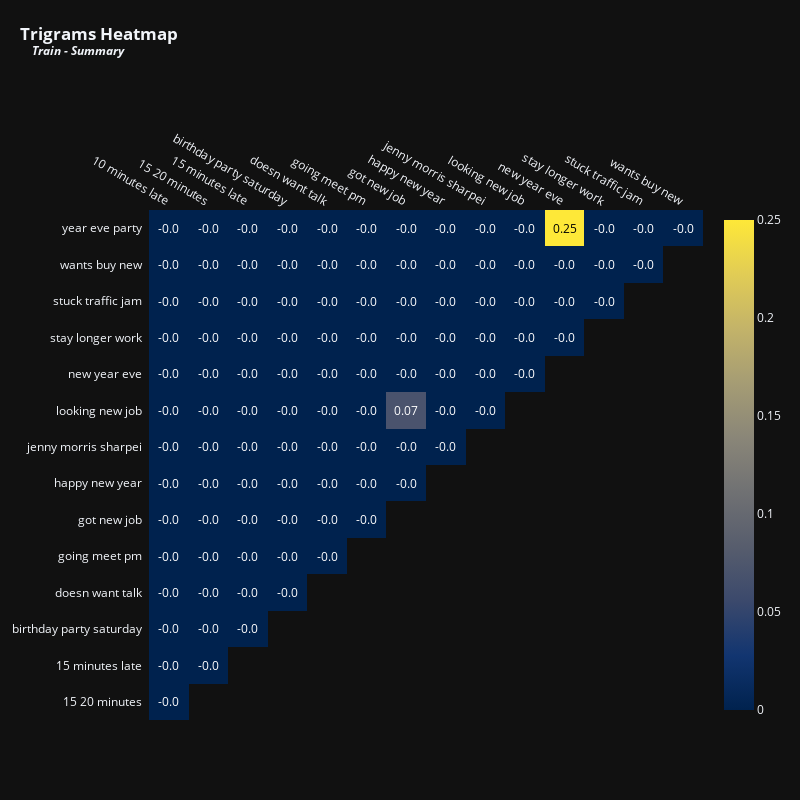

Write notebook code for a chart like this one.
### Code cell
vectorizer = TfidfVectorizer(max_features = 15,stop_words = 'english',ngram_range = (3,3)) # Top 15 terms
x = vectorizer.fit_transform(train['summary'].fillna(''))
df_tfidfvect = pd.DataFrame(x.toarray(), columns=vectorizer.get_feature_names_out())
plot_correlation(df_tfidfvect, 'Trigrams', 'Train - Summary', 800, 800, 12)

### Figure 1 — Plotly figure (JSON) as saved in the notebook; plotly's stock layout.template omitted (floating-point values rounded to 4 significant figures)
{"data": [{"colorscale": [[0, "#00224e"], [0.1111, "#123570"], [0.2222, "#3b496c"], [0.3333, "#575d6d"], [0.4444, "#707173"], [0.5556, "#8a8678"], [0.6667, "#a59c74"], [0.7778, "#c3b369"], [0.8889, "#e1cc55"], [1, "#fee838"]], "reversescale": false, "showscale": false, "type": "heatmap", "x": ["10 minutes late", "15 20 minutes", "15 minutes late", "birthday party saturday", "doesn want talk", "going meet pm", "got new job", "happy new year", "jenny morris sharpei", "looking new job", "new year eve", "stay longer work", "stuck traffic jam", "wants buy new"], "y": ["year eve party", "wants buy new", "stuck traffic jam", "stay longer work", "new year eve", "looking new job", "jenny morris sharpei", "happy new year", "got new job", "going meet pm", "doesn want talk", "birthday party saturday", "15 minutes late", "15 20 minutes"], "z": [[0, 0, 0, 0, 0, 0, 0, 0, 0, 0, 0.25, 0, 0, 0], [0, 0, 0, 0, 0, 0, 0, 0, 0, 0, 0, 0, 0], [0, 0, 0, 0, 0, 0, 0, 0, 0, 0, 0, 0], [0, 0, 0, 0, 0, 0, 0, 0, 0, 0, 0], [0, 0, 0, 0, 0, 0, 0, 0, 0, 0], [0, 0, 0, 0, 0, 0, 0.07, 0, 0], [0, 0, 0, 0, 0, 0, 0, 0], [0, 0, 0, 0, 0, 0, 0], [0, 0, 0, 0, 0, 0], [0, 0, 0, 0, 0], [0, 0, 0, 0], [0, 0, 0], [0, 0], [0]]}, {"colorscale": [[0, "#00224e"], [0.1111, "#123570"], [0.2222, "#3b496c"], [0.3333, "#575d6d"], [0.4444, "#707173"], [0.5556, "#8a8678"], [0.6667, "#a59c74"], [0.7778, "#c3b369"], [0.8889, "#e1cc55"], [1, "#fee838"]], "showscale": true, "type": "heatmap", "visible": true, "z": [[0, 0, 0, 0, 0, 0, 0, 0, 0, 0, 0.25, 0, 0, 0], [0, 0, 0, 0, 0, 0, 0, 0, 0, 0, 0, 0, 0], [0, 0, 0, 0, 0, 0, 0, 0, 0, 0, 0, 0], [0, 0, 0, 0, 0, 0, 0, 0, 0, 0, 0], [0, 0, 0, 0, 0, 0, 0, 0, 0, 0], [0, 0, 0, 0, 0, 0, 0.07, 0, 0], [0, 0, 0, 0, 0, 0, 0, 0], [0, 0, 0, 0, 0, 0, 0], [0, 0, 0, 0, 0, 0], [0, 0, 0, 0, 0], [0, 0, 0, 0], [0, 0, 0], [0, 0], [0]]}], "layout": {"annotations": [{"font": {"color": "#FFFFFF", "size": 12}, "showarrow": false, "text": "-0.0", "x": "10 minutes late", "xref": "x", "y": "year eve party", "yref": "y"}, {"font": {"color": "#FFFFFF", "size": 12}, "showarrow": false, "text": "-0.0", "x": "15 20 minutes", "xref": "x", "y": "year eve party", "yref": "y"}, {"font": {"color": "#FFFFFF", "size": 12}, "showarrow": false, "text": "-0.0", "x": "15 minutes late", "xref": "x", "y": "year eve party", "yref": "y"}, {"font": {"color": "#FFFFFF", "size": 12}, "showarrow": false, "text": "-0.0", "x": "birthday party saturday", "xref": "x", "y": "year eve party", "yref": "y"}, {"font": {"color": "#FFFFFF", "size": 12}, "showarrow": false, "text": "-0.0", "x": "doesn want talk", "xref": "x", "y": "year eve party", "yref": "y"}, {"font": {"color": "#FFFFFF", "size": 12}, "showarrow": false, "text": "-0.0", "x": "going meet pm", "xref": "x", "y": "year eve party", "yref": "y"}, {"font": {"color": "#FFFFFF", "size": 12}, "showarrow": false, "text": "-0.0", "x": "got new job", "xref": "x", "y": "year eve party", "yref": "y"}, {"font": {"color": "#FFFFFF", "size": 12}, "showarrow": false, "text": "-0.0", "x": "happy new year", "xref": "x", "y": "year eve party", "yref": "y"}, {"font": {"color": "#FFFFFF", "size": 12}, "showarrow": false, "text": "-0.0", "x": "jenny morris sharpei", "xref": "x", "y": "year eve party", "yref": "y"}, {"font": {"color": "#FFFFFF", "size": 12}, "showarrow": false, "text": "-0.0", "x": "looking new job", "xref": "x", "y": "year eve party", "yref": "y"}, {"font": {"color": "#000000", "size": 12}, "showarrow": false, "text": "0.25", "x": "new year eve", "xref": "x", "y": "year eve party", "yref": "y"}, {"font": {"color": "#FFFFFF", "size": 12}, "showarrow": false, "text": "-0.0", "x": "stay longer work", "xref": "x", "y": "year eve party", "yref": "y"}, {"font": {"color": "#FFFFFF", "size": 12}, "showarrow": false, "text": "-0.0", "x": "stuck traffic jam", "xref": "x", "y": "year eve party", "yref": "y"}, {"font": {"color": "#FFFFFF", "size": 12}, "showarrow": false, "text": "-0.0", "x": "wants buy new", "xref": "x", "y": "year eve party", "yref": "y"}, {"font": {"color": "#FFFFFF", "size": 12}, "showarrow": false, "text": "-0.0", "x": "10 minutes late", "xref": "x", "y": "wants buy new", "yref": "y"}, {"font": {"color": "#FFFFFF", "size": 12}, "showarrow": false, "text": "-0.0", "x": "15 20 minutes", "xref": "x", "y": "wants buy new", "yref": "y"}, {"font": {"color": "#FFFFFF", "size": 12}, "showarrow": false, "text": "-0.0", "x": "15 minutes late", "xref": "x", "y": "wants buy new", "yref": "y"}, {"font": {"color": "#FFFFFF", "size": 12}, "showarrow": false, "text": "-0.0", "x": "birthday party saturday", "xref": "x", "y": "wants buy new", "yref": "y"}, {"font": {"color": "#FFFFFF", "size": 12}, "showarrow": false, "text": "-0.0", "x": "doesn want talk", "xref": "x", "y": "wants buy new", "yref": "y"}, {"font": {"color": "#FFFFFF", "size": 12}, "showarrow": false, "text": "-0.0", "x": "going meet pm", "xref": "x", "y": "wants buy new", "yref": "y"}, {"font": {"color": "#FFFFFF", "size": 12}, "showarrow": false, "text": "-0.0", "x": "got new job", "xref": "x", "y": "wants buy new", "yref": "y"}, {"font": {"color": "#FFFFFF", "size": 12}, "showarrow": false, "text": "-0.0", "x": "happy new year", "xref": "x", "y": "wants buy new", "yref": "y"}, {"font": {"color": "#FFFFFF", "size": 12}, "showarrow": false, "text": "-0.0", "x": "jenny morris sharpei", "xref": "x", "y": "wants buy new", "yref": "y"}, {"font": {"color": "#FFFFFF", "size": 12}, "showarrow": false, "text": "-0.0", "x": "looking new job", "xref": "x", "y": "wants buy new", "yref": "y"}, {"font": {"color": "#FFFFFF", "size": 12}, "showarrow": false, "text": "-0.0", "x": "new year eve", "xref": "x", "y": "wants buy new", "yref": "y"}, {"font": {"color": "#FFFFFF", "size": 12}, "showarrow": false, "text": "-0.0", "x": "stay longer work", "xref": "x", "y": "wants buy new", "yref": "y"}, {"font": {"color": "#FFFFFF", "size": 12}, "showarrow": false, "text": "-0.0", "x": "stuck traffic jam", "xref": "x", "y": "wants buy new", "yref": "y"}, {"font": {"color": "#FFFFFF", "size": 12}, "showarrow": false, "text": "-0.0", "x": "10 minutes late", "xref": "x", "y": "stuck traffic jam", "yref": "y"}, {"font": {"color": "#FFFFFF", "size": 12}, "showarrow": false, "text": "-0.0", "x": "15 20 minutes", "xref": "x", "y": "stuck traffic jam", "yref": "y"}, {"font": {"color": "#FFFFFF", "size": 12}, "showarrow": false, "text": "-0.0", "x": "15 minutes late", "xref": "x", "y": "stuck traffic jam", "yref": "y"}, {"font": {"color": "#FFFFFF", "size": 12}, "showarrow": false, "text": "-0.0", "x": "birthday party saturday", "xref": "x", "y": "stuck traffic jam", "yref": "y"}, {"font": {"color": "#FFFFFF", "size": 12}, "showarrow": false, "text": "-0.0", "x": "doesn want talk", "xref": "x", "y": "stuck traffic jam", "yref": "y"}, {"font": {"color": "#FFFFFF", "size": 12}, "showarrow": false, "text": "-0.0", "x": "going meet pm", "xref": "x", "y": "stuck traffic jam", "yref": "y"}, {"font": {"color": "#FFFFFF", "size": 12}, "showarrow": false, "text": "-0.0", "x": "got new job", "xref": "x", "y": "stuck traffic jam", "yref": "y"}, {"font": {"color": "#FFFFFF", "size": 12}, "showarrow": false, "text": "-0.0", "x": "happy new year", "xref": "x", "y": "stuck traffic jam", "yref": "y"}, {"font": {"color": "#FFFFFF", "size": 12}, "showarrow": false, "text": "-0.0", "x": "jenny morris sharpei", "xref": "x", "y": "stuck traffic jam", "yref": "y"}, {"font": {"color": "#FFFFFF", "size": 12}, "showarrow": false, "text": "-0.0", "x": "looking new job", "xref": "x", "y": "stuck traffic jam", "yref": "y"}, {"font": {"color": "#FFFFFF", "size": 12}, "showarrow": false, "text": "-0.0", "x": "new year eve", "xref": "x", "y": "stuck traffic jam", "yref": "y"}, {"font": {"color": "#FFFFFF", "size": 12}, "showarrow": false, "text": "-0.0", "x": "stay longer work", "xref": "x", "y": "stuck traffic jam", "yref": "y"}, {"font": {"color": "#FFFFFF", "size": 12}, "showarrow": false, "text": "-0.0", "x": "10 minutes late", "xref": "x", "y": "stay longer work", "yref": "y"}, {"font": {"color": "#FFFFFF", "size": 12}, "showarrow": false, "text": "-0.0", "x": "15 20 minutes", "xref": "x", "y": "stay longer work", "yref": "y"}, {"font": {"color": "#FFFFFF", "size": 12}, "showarrow": false, "text": "-0.0", "x": "15 minutes late", "xref": "x", "y": "stay longer work", "yref": "y"}, {"font": {"color": "#FFFFFF", "size": 12}, "showarrow": false, "text": "-0.0", "x": "birthday party saturday", "xref": "x", "y": "stay longer work", "yref": "y"}, {"font": {"color": "#FFFFFF", "size": 12}, "showarrow": false, "text": "-0.0", "x": "doesn want talk", "xref": "x", "y": "stay longer work", "yref": "y"}, {"font": {"color": "#FFFFFF", "size": 12}, "showarrow": false, "text": "-0.0", "x": "going meet pm", "xref": "x", "y": "stay longer work", "yref": "y"}, {"font": {"color": "#FFFFFF", "size": 12}, "showarrow": false, "text": "-0.0", "x": "got new job", "xref": "x", "y": "stay longer work", "yref": "y"}, {"font": {"color": "#FFFFFF", "size": 12}, "showarrow": false, "text": "-0.0", "x": "happy new year", "xref": "x", "y": "stay longer work", "yref": "y"}, {"font": {"color": "#FFFFFF", "size": 12}, "showarrow": false, "text": "-0.0", "x": "jenny morris sharpei", "xref": "x", "y": "stay longer work", "yref": "y"}, {"font": {"color": "#FFFFFF", "size": 12}, "showarrow": false, "text": "-0.0", "x": "looking new job", "xref": "x", "y": "stay longer work", "yref": "y"}, {"font": {"color": "#FFFFFF", "size": 12}, "showarrow": false, "text": "-0.0", "x": "new year eve", "xref": "x", "y": "stay longer work", "yref": "y"}, {"font": {"color": "#FFFFFF", "size": 12}, "showarrow": false, "text": "-0.0", "x": "10 minutes late", "xref": "x", "y": "new year eve", "yref": "y"}, {"font": {"color": "#FFFFFF", "size": 12}, "showarrow": false, "text": "-0.0", "x": "15 20 minutes", "xref": "x", "y": "new year eve", "yref": "y"}, {"font": {"color": "#FFFFFF", "size": 12}, "showarrow": false, "text": "-0.0", "x": "15 minutes late", "xref": "x", "y": "new year eve", "yref": "y"}, {"font": {"color": "#FFFFFF", "size": 12}, "showarrow": false, "text": "-0.0", "x": "birthday party saturday", "xref": "x", "y": "new year eve", "yref": "y"}, {"font": {"color": "#FFFFFF", "size": 12}, "showarrow": false, "text": "-0.0", "x": "doesn want talk", "xref": "x", "y": "new year eve", "yref": "y"}, {"font": {"color": "#FFFFFF", "size": 12}, "showarrow": false, "text": "-0.0", "x": "going meet pm", "xref": "x", "y": "new year eve", "yref": "y"}, {"font": {"color": "#FFFFFF", "size": 12}, "showarrow": false, "text": "-0.0", "x": "got new job", "xref": "x", "y": "new year eve", "yref": "y"}, {"font": {"color": "#FFFFFF", "size": 12}, "showarrow": false, "text": "-0.0", "x": "happy new year", "xref": "x", "y": "new year eve", "yref": "y"}, {"font": {"color": "#FFFFFF", "size": 12}, "showarrow": false, "text": "-0.0", "x": "jenny morris sharpei", "xref": "x", "y": "new year eve", "yref": "y"}, {"font": {"color": "#FFFFFF", "size": 12}, "showarrow": false, "text": "-0.0", "x": "looking new job", "xref": "x", "y": "new year eve", "yref": "y"}, {"font": {"color": "#FFFFFF", "size": 12}, "showarrow": false, "text": "-0.0", "x": "10 minutes late", "xref": "x", "y": "looking new job", "yref": "y"}, {"font": {"color": "#FFFFFF", "size": 12}, "showarrow": false, "text": "-0.0", "x": "15 20 minutes", "xref": "x", "y": "looking new job", "yref": "y"}, {"font": {"color": "#FFFFFF", "size": 12}, "showarrow": false, "text": "-0.0", "x": "15 minutes late", "xref": "x", "y": "looking new job", "yref": "y"}, {"font": {"color": "#FFFFFF", "size": 12}, "showarrow": false, "text": "-0.0", "x": "birthday party saturday", "xref": "x", "y": "looking new job", "yref": "y"}, {"font": {"color": "#FFFFFF", "size": 12}, "showarrow": false, "text": "-0.0", "x": "doesn want talk", "xref": "x", "y": "looking new job", "yref": "y"}, {"font": {"color": "#FFFFFF", "size": 12}, "showarrow": false, "text": "-0.0", "x": "going meet pm", "xref": "x", "y": "looking new job", "yref": "y"}, {"font": {"color": "#FFFFFF", "size": 12}, "showarrow": false, "text": "0.07", "x": "got new job", "xref": "x", "y": "looking new job", "yref": "y"}, {"font": {"color": "#FFFFFF", "size": 12}, "showarrow": false, "text": "-0.0", "x": "happy new year", "xref": "x", "y": "looking new job", "yref": "y"}, {"font": {"color": "#FFFFFF", "size": 12}, "showarrow": false, "text": "-0.0", "x": "jenny morris sharpei", "xref": "x", "y": "looking new job", "yref": "y"}, {"font": {"color": "#FFFFFF", "size": 12}, "showarrow": false, "text": "-0.0", "x": "10 minutes late", "xref": "x", "y": "jenny morris sharpei", "yref": "y"}, {"font": {"color": "#FFFFFF", "size": 12}, "showarrow": false, "text": "-0.0", "x": "15 20 minutes", "xref": "x", "y": "jenny morris sharpei", "yref": "y"}, {"font": {"color": "#FFFFFF", "size": 12}, "showarrow": false, "text": "-0.0", "x": "15 minutes late", "xref": "x", "y": "jenny morris sharpei", "yref": "y"}, {"font": {"color": "#FFFFFF", "size": 12}, "showarrow": false, "text": "-0.0", "x": "birthday party saturday", "xref": "x", "y": "jenny morris sharpei", "yref": "y"}, {"font": {"color": "#FFFFFF", "size": 12}, "showarrow": false, "text": "-0.0", "x": "doesn want talk", "xref": "x", "y": "jenny morris sharpei", "yref": "y"}, {"font": {"color": "#FFFFFF", "size": 12}, "showarrow": false, "text": "-0.0", "x": "going meet pm", "xref": "x", "y": "jenny morris sharpei", "yref": "y"}, {"font": {"color": "#FFFFFF", "size": 12}, "showarrow": false, "text": "-0.0", "x": "got new job", "xref": "x", "y": "jenny morris sharpei", "yref": "y"}, {"font": {"color": "#FFFFFF", "size": 12}, "showarrow": false, "text": "-0.0", "x": "happy new year", "xref": "x", "y": "jenny morris sharpei", "yref": "y"}, {"font": {"color": "#FFFFFF", "size": 12}, "showarrow": false, "text": "-0.0", "x": "10 minutes late", "xref": "x", "y": "happy new year", "yref": "y"}, {"font": {"color": "#FFFFFF", "size": 12}, "showarrow": false, "text": "-0.0", "x": "15 20 minutes", "xref": "x", "y": "happy new year", "yref": "y"}, {"font": {"color": "#FFFFFF", "size": 12}, "showarrow": false, "text": "-0.0", "x": "15 minutes late", "xref": "x", "y": "happy new year", "yref": "y"}, {"font": {"color": "#FFFFFF", "size": 12}, "showarrow": false, "text": "-0.0", "x": "birthday party saturday", "xref": "x", "y": "happy new year", "yref": "y"}, {"font": {"color": "#FFFFFF", "size": 12}, "showarrow": false, "text": "-0.0", "x": "doesn want talk", "xref": "x", "y": "happy new year", "yref": "y"}, {"font": {"color": "#FFFFFF", "size": 12}, "showarrow": false, "text": "-0.0", "x": "going meet pm", "xref": "x", "y": "happy new year", "yref": "y"}, {"font": {"color": "#FFFFFF", "size": 12}, "showarrow": false, "text": "-0.0", "x": "got new job", "xref": "x", "y": "happy new year", "yref": "y"}, {"font": {"color": "#FFFFFF", "size": 12}, "showarrow": false, "text": "-0.0", "x": "10 minutes late", "xref": "x", "y": "got new job", "yref": "y"}, {"font": {"color": "#FFFFFF", "size": 12}, "showarrow": false, "text": "-0.0", "x": "15 20 minutes", "xref": "x", "y": "got new job", "yref": "y"}, {"font": {"color": "#FFFFFF", "size": 12}, "showarrow": false, "text": "-0.0", "x": "15 minutes late", "xref": "x", "y": "got new job", "yref": "y"}, {"font": {"color": "#FFFFFF", "size": 12}, "showarrow": false, "text": "-0.0", "x": "birthday party saturday", "xref": "x", "y": "got new job", "yref": "y"}, {"font": {"color": "#FFFFFF", "size": 12}, "showarrow": false, "text": "-0.0", "x": "doesn want talk", "xref": "x", "y": "got new job", "yref": "y"}, {"font": {"color": "#FFFFFF", "size": 12}, "showarrow": false, "text": "-0.0", "x": "going meet pm", "xref": "x", "y": "got new job", "yref": "y"}, {"font": {"color": "#FFFFFF", "size": 12}, "showarrow": false, "text": "-0.0", "x": "10 minutes late", "xref": "x", "y": "going meet pm", "yref": "y"}, {"font": {"color": "#FFFFFF", "size": 12}, "showarrow": false, "text": "-0.0", "x": "15 20 minutes", "xref": "x", "y": "going meet pm", "yref": "y"}, {"font": {"color": "#FFFFFF", "size": 12}, "showarrow": false, "text": "-0.0", "x": "15 minutes late", "xref": "x", "y": "going meet pm", "yref": "y"}, {"font": {"color": "#FFFFFF", "size": 12}, "showarrow": false, "text": "-0.0", "x": "birthday party saturday", "xref": "x", "y": "going meet pm", "yref": "y"}, {"font": {"color": "#FFFFFF", "size": 12}, "showarrow": false, "text": "-0.0", "x": "doesn want talk", "xref": "x", "y": "going meet pm", "yref": "y"}, {"font": {"color": "#FFFFFF", "size": 12}, "showarrow": false, "text": "-0.0", "x": "10 minutes late", "xref": "x", "y": "doesn want talk", "yref": "y"}, {"font": {"color": "#FFFFFF", "size": 12}, "showarrow": false, "text": "-0.0", "x": "15 20 minutes", "xref": "x", "y": "doesn want talk", "yref": "y"}, {"font": {"color": "#FFFFFF", "size": 12}, "showarrow": false, "text": "-0.0", "x": "15 minutes late", "xref": "x", "y": "doesn want talk", "yref": "y"}, {"font": {"color": "#FFFFFF", "size": 12}, "showarrow": false, "text": "-0.0", "x": "birthday party saturday", "xref": "x", "y": "doesn want talk", "yref": "y"}, {"font": {"color": "#FFFFFF", "size": 12}, "showarrow": false, "text": "-0.0", "x": "10 minutes late", "xref": "x", "y": "birthday party saturday", "yref": "y"}, {"font": {"color": "#FFFFFF", "size": 12}, "showarrow": false, "text": "-0.0", "x": "15 20 minutes", "xref": "x", "y": "birthday party saturday", "yref": "y"}, {"font": {"color": "#FFFFFF", "size": 12}, "showarrow": false, "text": "-0.0", "x": "15 minutes late", "xref": "x", "y": "birthday party saturday", "yref": "y"}, {"font": {"color": "#FFFFFF", "size": 12}, "showarrow": false, "text": "-0.0", "x": "10 minutes late", "xref": "x", "y": "15 minutes late", "yref": "y"}, {"font": {"color": "#FFFFFF", "size": 12}, "showarrow": false, "text": "-0.0", "x": "15 20 minutes", "xref": "x", "y": "15 minutes late", "yref": "y"}, {"font": {"color": "#FFFFFF", "size": 12}, "showarrow": false, "text": "-0.0", "x": "10 minutes late", "xref": "x", "y": "15 20 minutes", "yref": "y"}], "height": 800, "margin": {"l": 110, "t": 210}, "title": {"text": "<b>Trigrams Heatmap<br><sup>&nbsp;&nbsp;&nbsp;&nbsp;<i>Train - Summary</i></sup></b>", "x": 0.025, "xanchor": "left", "y": 0.95}, "width": 800, "xaxis": {"autorange": true, "dtick": 1, "gridcolor": "rgb(0, 0, 0)", "range": [-0.5, 13.5], "showgrid": false, "side": "top", "ticks": "", "type": "category"}, "yaxis": {"autorange": true, "dtick": 1, "range": [13.5, -0.5], "showgrid": false, "ticks": "", "ticksuffix": "  ", "type": "category"}}}
